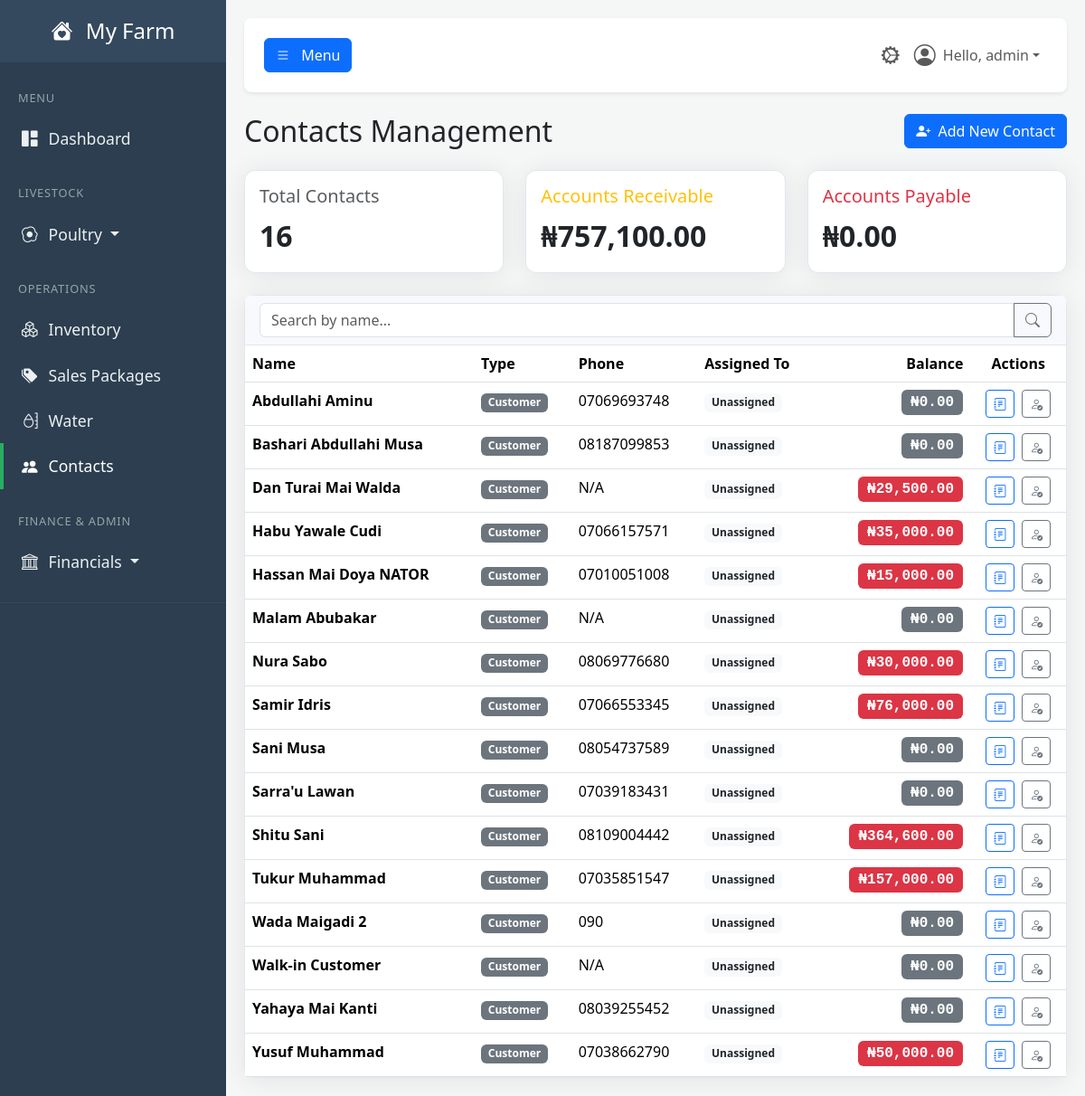
/contacts (signed in), run on the app's committed database.
### tables this page shows
CREATE TABLE users (
            id INTEGER PRIMARY KEY,
            username TEXT NOT NULL UNIQUE,
            email TEXT NOT NULL UNIQUE,
            password_hash TEXT NOT NULL,
            farm_name TEXT NOT NULL,
            role TEXT NOT NULL DEFAULT 'user', -- 'user' or 'admin'
            is_active BOOLEAN NOT NULL DEFAULT 1,f
            created_at TIMESTAMP DEFAULT CURRENT_TIMESTAMP
        , cash_account_id INTEGER REFERENCES accounts(id));

CREATE TABLE contacts (
            id INTEGER PRIMARY KEY,
            name TEXT NOT NULL UNIQUE,
            type TEXT NOT NULL, -- Customer, Supplier, Other
            phone TEXT,
            email TEXT,
            account_id INTEGER, -- Links to a sub-account in Accounts (A/R or A/P)
            created_at TIMESTAMP DEFAULT CURRENT_TIMESTAMP, assigned_user_id INTEGER REFERENCES users(id),
            FOREIGN KEY (account_id) REFERENCES accounts (id) ON DELETE SET NULL
        );

### app.py (the view)
@app.route('/contacts')
@login_required
@permission_required('view_contacts_dashboard')
def contacts_dashboard():
    db = get_db()
    search_query = request.args.get('q', '')
    base_sql = """
        SELECT
            c.id, c.name, c.type, c.phone, c.email, c.assigned_user_id,
            u.username as assigned_username,
            (
                (SELECT COALESCE(SUM(je.amount), 0) FROM journal_entries je WHERE je.debit_account_id = c.account_id)
                -
                (SELECT COALESCE(SUM(je.amount), 0) FROM journal_entries je WHERE je.credit_account_id = c.account_id)
            ) as balance
        FROM contacts c
        LEFT JOIN users u ON c.assigned_user_id = u.id
    """
    params = []
    where_clauses = []
    if search_query:
        where_clauses.append("c.name LIKE ?")
        params.append(f"%{search_query}%")
    if g.user.role != 'admin':
        where_clauses.append("(c.assigned_user_id = ? OR c.assigned_user_id IS NULL)") # Show assigned AND unassigned
        params.append(g.user.id)
    if where_clauses:
        base_sql += " WHERE " + " AND ".join(where_clauses)
    base_sql += " ORDER BY c.name ASC"
    contacts_list = db.execute(base_sql, params).fetchall()
    assignable_users = []
    if g.user.role == 'admin':
        assignable_users = db.execute(
            "SELECT id, username FROM users WHERE role = 'user' ORDER BY username"
        ).fetchall()
    accounts_receivable = 0
    accounts_payable = 0
    for contact in contacts_list:
        if contact['type'] == 'Customer' and contact['balance'] > 0:
            accounts_receivable += contact['balance']
        elif contact['type'] == 'Supplier' and contact['balance'] < 0:
            accounts_payable += -contact['balance']
    stats = {
        'total_contacts': len(contacts_list),
        'accounts_receivable': accounts_receivable,
        'accounts_payable': accounts_payable
    }
    return render_template(
        'contacts.html',
        user=g.user,
        stats=stats,
        contacts_list=contacts_list,
        assignable_users=assignable_users  # Pass the new list to the template
    )

### templates/contacts.html (shortened to what this page needs)
{% extends "base.html" %}
{% block content %}
<div class="container-fluid px-0">
    <div class="d-flex justify-content-between align-items-center mb-4">
        <h2 class="mb-0">Contacts Management</h2>
        <div class="d-flex gap-2">
            {% if g.user and g.user.has_permission('edit_contacts') %}
            <button type="button" class="btn btn-primary" data-bs-toggle="modal" data-bs-target="#addContactModal">
                <i class="bi bi-person-plus-fill me-1"></i> Add New Contact
            </button>
            {% endif %}
        </div>
    </div>
    <div class="row g-4 mb-4">
        <div class="col-md-4">
            <div class="card shadow-sm h-100">
                <div class="card-body">
                    <h5 class="card-title text-muted">Total Contacts</h5>
                    <p class="card-text fs-2 fw-bold">{{ stats.total_contacts }}</p>
                </div>
            </div>
        </div>
        <div class="col-md-4">
            <div class="card shadow-sm h-100">
                <div class="card-body">
                    <h5 class="card-title text-warning">Accounts Receivable</h5>
                    <p class="card-text fs-2 fw-bold">₦{{ '{:,.2f}'.format(stats.accounts_receivable) }}</p>
                </div>
            </div>
        </div>
        <div class="col-md-4">
            <div class="card shadow-sm h-100">
                <div class="card-body">
                    <h5 class="card-title text-danger">Accounts Payable</h5>
                    <p class="card-text fs-2 fw-bold">₦{{ '{:,.2f}'.format(stats.accounts_payable) }}</p>
                </div>
            </div>
        </div>
    </div>
    <div class="card shadow-sm">
        <div class="card-header">
            <form method="GET" action="{{ url_for('contacts_dashboard') }}">
                <div class="input-group">
                    <input type="text" class="form-control" name="q" placeholder="Search by name..." value="{{ request.args.get('q', '') }}">
                    <button class="btn btn-outline-secondary" type="submit"><i class="bi bi-search"></i></button>
                </div>
            </form>
        </div>
        <div class="table-responsive">
            <table class="table table-hover mb-0">
                <thead>
                    <tr>
                        <th>Name</th>
                        <th>Type</th>
                        <th>Phone</th>
                        <th>Assigned To</th>
                        <th class="text-end">Balance</th>
                        <th class="text-center">Actions</th>
                    </tr>
                </thead>
                <tbody>
                    {% for contact in contacts_list %}
                    <tr>
                        <td><strong>{{ contact.name }}</strong></td>
                        <td><span class="badge bg-secondary">{{ contact.type }}</span></td>
                        <td>{{ contact.phone or 'N/A' }}</td>
                        <td>
                            {% if contact.assigned_username %}
                                <span class="badge bg-info text-dark">{{ contact.assigned_username }}</span>
                            {% else %}
                                <span class="badge bg-light text-dark">Unassigned</span>
                            {% endif %}
                        </td>
                        <td class="text-end font-monospace">
                            <span class="badge fs-6 {{ 'bg-danger' if contact.balance > 0 else 'bg-success' if contact.balance < 0 else 'bg-secondary' }}">
                                ₦{{ '{:,.2f}'.format(contact.balance) }}
                            </span>
                        </td>
                        <td class="text-center">
                            <a href="{{ url_for('contact_ledger', contact_id=contact.id) }}" class="btn btn-sm btn-outline-primary" title="View Ledger">
                                <i class="bi bi-journal-text"></i>
                            </a>
                            {% if g.user.role == 'admin' %}
                            <button type="button" class="btn btn-sm btn-outline-secondary ms-1 assign-btn"
                                    data-bs-toggle="modal"
                                    data-bs-target="#assignUserModal"
                                    data-contact-id="{{ contact.id }}"
                                    data-contact-name="{{ contact.name }}"
                                    data-assigned-user-id="{{ contact.assigned_user_id or '' }}"
                                    title="Assign User">
                                <i class="bi bi-person-check"></i>
                            </button>
                            {% endif %}
                        </td>
                    </tr>
                    {% else %}
                    <tr>
                        <td colspan="6" class="text-center p-4 text-muted">No contacts found.</td>
                    </tr>
                    {% endfor %}
                </tbody>
            </table>
        </div>
    </div>
</div>
{% endblock %}

### templates/base.html (shortened to what this page needs)
<!DOCTYPE html>
<html lang="en">
<head>
    <link href="https://cdn.jsdelivr.net/npm/bootstrap@5.3.3/dist/css/bootstrap.min.css" rel="stylesheet">
    <link rel="stylesheet" href="https://cdn.jsdelivr.net/npm/bootstrap-icons@1.11.3/font/bootstrap-icons.min.css">
    <link rel="stylesheet" href="{{ url_for('static', filename='css/style.css') }}">
</head>
<body>
    <div class="wrapper">
        <nav id="sidebar" class="no-print">
            <div class="sidebar-header">
                <h3><a href="{{ url_for('dashboard') }}" class="text-white text-decoration-none">
                    <i class="bi bi-house-heart-fill me-2"></i>
                    {% if g.user %}{{ g.user.farm_name }}{% else %}FarmApp{% endif %}
                </a></h3>
            </div>
            <ul class="list-unstyled components">
                <li class="sidebar-menu-header">MENU</li>
                <li><a href="{{ url_for('dashboard') }}" class="{% if request.endpoint == 'dashboard' %}active{% endif %}"><i class="bi bi-grid-1x2-fill"></i>Dashboard</a></li>
                <li class="sidebar-menu-header mt-3">LIVESTOCK</li>
                {% if g.user and (g.user.has_permission('view_brooding_dashboard') or g.user.has_permission('view_poultry_dashboard')) %}
                <li>
                    <a href="#poultrySubmenu" data-bs-toggle="collapse" aria-expanded="false" class="dropdown-toggle {% if 'poultry' in request.endpoint or 'brooding' in request.endpoint %}active{% endif %}">
                        <i class="bi bi-egg-fried"></i>Poultry
                    </a>
                </li>
                {% endif %}
                <li class="sidebar-menu-header mt-3">OPERATIONS</li>
                {% if g.user.has_permission('view_inventory_dashboard') %}
                    <li><a href="{{ url_for('inventory_dashboard') }}" class="{% if 'inventory' in request.endpoint %}active{% endif %}"><i class="bi bi-boxes"></i>Inventory</a></li>
                {% endif %}
                {% if g.user.has_permission('view_sales_packages') %}
                    <li><a href="{{ url_for('manage_sales_packages') }}" class="{% if request.endpoint == 'manage_sales_packages' %}active{% endif %}"><i class="bi bi-tags-fill"></i>Sales Packages</a></li>
                {% endif %}
                {% if g.user.has_permission('view_water_dashboard') %}
                    <li><a href="{{ url_for('water_dashboard') }}" class="{% if 'water' in request.endpoint %}active{% endif %}"><i class="bi bi-moisture"></i>Water</a></li>
                {% endif %}
                {% if g.user.has_permission('view_contacts_dashboard') %}
                    <li><a href="{{ url_for('contacts_dashboard') }}" class="{% if 'contacts' in request.endpoint %}active{% endif %}"><i class="bi bi-people-fill"></i>Contacts</a></li>
                {% endif %}
                {% set can_view_finance = g.user.has_permission('view_financial_center') or
                                           g.user.has_permission('view_chart_of_accounts') or
                                           g.user.has_permission('view_general_journal') or
                                           g.user.has_permission('view_reports_dashboard') %}
                {% if g.user and can_view_finance %}
                <li class="sidebar-menu-header mt-3">FINANCE & ADMIN</li>
                <li>
                    <a href="#financialSubmenu" data-bs-toggle="collapse" aria-expanded="false" class="dropdown-toggle ">
                        <i class="bi bi-bank"></i>Financials
                    </a>
                </li>
                {% endif %}
            </ul>
        </nav>
        <div id="content">
            <nav class="navbar navbar-expand-lg navbar-light bg-white shadow-sm top-navbar no-print mb-4">
                <div class="container-fluid">
                    <button type="button" id="sidebarCollapse" class="btn btn-primary" aria-controls="sidebar" aria-expanded="false">
                        <i class="bi bi-list"></i>
                        <span class="d-none d-md-inline ms-2">Menu</span>
                    </button>
                    <ul class="navbar-nav ms-auto flex-row align-items-center">
                        {% if g.user and g.user.has_permission('view_admin_panel') %}
                            <li class="nav-item">
                                <a class="nav-link {% if 'admin' in request.endpoint %}active{% endif %}" href="{{ url_for('admin_dashboard') }}" title="Admin Panel">
                                    <i class="bi bi-gear-wide-connected fs-5"></i>
                                </a>
                            </li>
                        {% endif %}
                        <li class="nav-item dropdown">
                            <a class="nav-link dropdown-toggle d-flex align-items-center" href="#" id="navbarDropdownUser" role="button" data-bs-toggle="dropdown" aria-expanded="false">
                                <i class="bi bi-person-circle fs-4 me-2"></i>
                                Hello, {{ g.user.username }}
                            </a>
                        </li>
                    </ul>
                </div>
            </nav>
            <main>
                {% block content %}{% endblock %}
            </main>
        </div>
    </div>
</body>
</html>

### data on the page
users: user.farm_name "My Farm", user.username "admin"
contacts: name "Abdullahi Aminu", type "Customer", phone "07069693748", balance "0.00"
contacts: name "Bashari Abdullahi Musa", type "Customer", phone "08187099853", balance "0.00"
contacts: name "Dan Turai Mai Walda", type "Customer", phone "N/A", balance "29,500.00"
contacts: name "Habu Yawale Cudi", type "Customer", phone "07066157571", balance "35,000.00"
contacts: name "Hassan Mai Doya NATOR", type "Customer", phone "07010051008", balance "15,000.00"
contacts: name "Malam Abubakar", type "Customer", phone "N/A", balance "0.00"
contacts: name "Nura Sabo", type "Customer", phone "08069776680", balance "30,000.00"
contacts: name "Samir Idris", type "Customer", phone "07066553345", balance "76,000.00"
contacts: name "Sani Musa", type "Customer", phone "08054737589", balance "0.00"
contacts: name "Sarra'u Lawan", type "Customer", phone "07039183431", balance "0.00"
contacts: name "Shitu Sani", type "Customer", phone "08109004442", balance "364,600.00"
contacts: name "Tukur Muhammad", type "Customer", phone "07035851547", balance "157,000.00"
contacts: name "Wada Maigadi 2", type "Customer", phone "090", balance "0.00"
contacts: name "Walk-in Customer", type "Customer", phone "N/A", balance "0.00"
contacts: name "Yahaya Mai Kanti", type "Customer", phone "08039255452", balance "0.00"
contacts: name "Yusuf Muhammad", type "Customer", phone "07038662790", balance "50,000.00"

### other printed values
{{ stats.total_contacts }} "16"
{{ '{:,.2f}'.format(stats.accounts_receivable) }} "757,100.00"
{{ '{:,.2f}'.format(stats.accounts_payable) }} "0.00"
